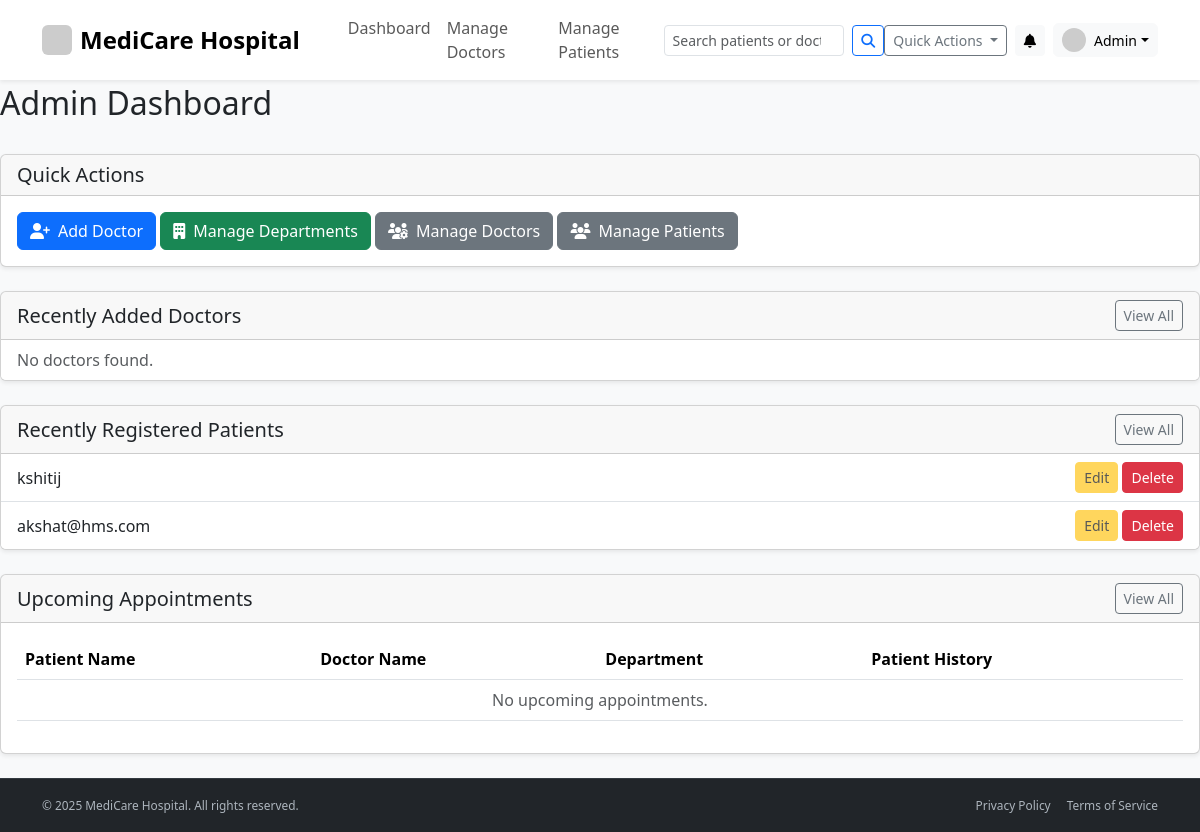
The app's page /admin/dashboard (signed in), older data.
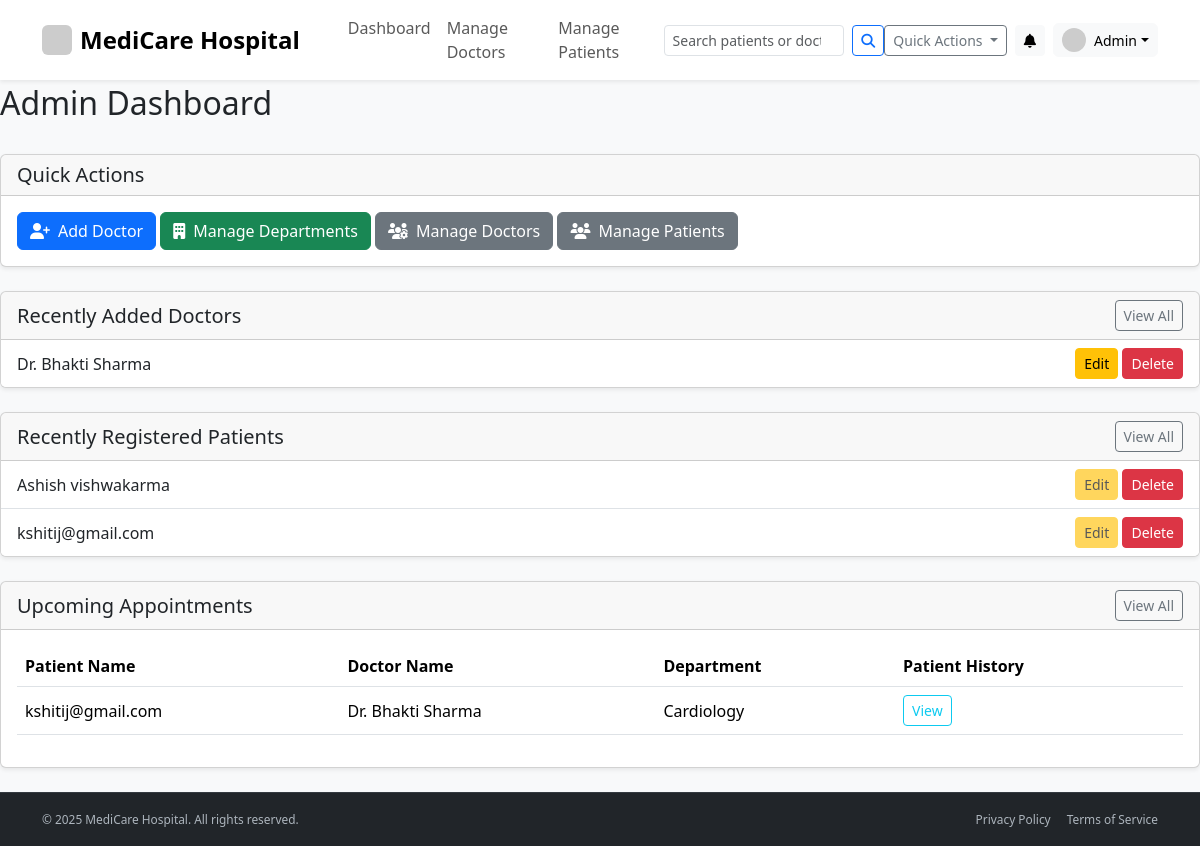
The same page, newer data.
### app/models.py (models this page shows, shortened)
class User(db.Model, UserMixin):
    __tablename__ = 'user'
    id = db.Column(db.Integer, primary_key=True)
    email = db.Column(db.String(120), unique=True, nullable=False)
    password_hash = db.Column(db.String(128), nullable=False)
    role = db.Column(db.String(10), nullable=False)  # 'admin', 'doctor', 'patient'
    created_at = db.Column(db.DateTime, default=datetime.utcnow)
    doctor_profile = db.relationship('DoctorProfile', backref='user', uselist=False, cascade="all, delete-orphan")
    patient_profile = db.relationship('PatientProfile', backref='user', uselist=False, cascade="all, delete-orphan")
    doctor_appointments = db.relationship('Appointment', foreign_keys='Appointment.doctor_id', backref='doctor', lazy=True)
    patient_appointments = db.relationship('Appointment', foreign_keys='Appointment.patient_id', backref='patient', lazy=True)
    availabilities = db.relationship('Availability', backref='doctor', lazy=True, cascade="all, delete-orphan")
    notifications = db.relationship('Notification', backref='user', lazy=True, cascade="all, delete-orphan")
    reviews_given = db.relationship('DoctorReview', foreign_keys='DoctorReview.patient_id', backref='patient', lazy=True)
    reviews_received = db.relationship('DoctorReview', foreign_keys='DoctorReview.doctor_id', backref='doctor', lazy=True)
    @property
    def password(self):
        raise AttributeError('password is not a readable attribute')

class PatientProfile(db.Model):
    __tablename__ = 'patient_profile'
    id = db.Column(db.Integer, primary_key=True)
    user_id = db.Column(db.Integer, db.ForeignKey('user.id'), nullable=False, unique=True)
    full_name = db.Column(db.String(100), nullable=False)
    date_of_birth = db.Column(db.Date)
    gender = db.Column(db.String(10))
    contact_number = db.Column(db.String(20))
    blood_group = db.Column(db.String(5))
    allergies = db.Column(db.Text)
    documents = db.relationship('MedicalDocument', backref='patient', lazy=True)

class DoctorProfile(db.Model):
    __tablename__ = 'doctor_profile'
    id = db.Column(db.Integer, primary_key=True)
    user_id = db.Column(db.Integer, db.ForeignKey('user.id'), nullable=False, unique=True)
    full_name = db.Column(db.String(100), nullable=False)
    department_id = db.Column(db.Integer, db.ForeignKey('department.id'), nullable=False)
    qualifications = db.Column(db.String(200))
    bio = db.Column(db.Text)

class Appointment(db.Model):
    __tablename__ = 'appointment'
    id = db.Column(db.Integer, primary_key=True)
    patient_id = db.Column(db.Integer, db.ForeignKey('user.id'), nullable=False)
    doctor_id = db.Column(db.Integer, db.ForeignKey('user.id'), nullable=False)
    appointment_datetime = db.Column(db.DateTime, nullable=False)
    status = db.Column(db.String(20), nullable=False, default='Booked') # Booked, Completed, Cancelled
    created_at = db.Column(db.DateTime, default=datetime.utcnow)
    treatment = db.relationship('Treatment', backref='appointment', uselist=False, cascade="all, delete-orphan")
    review = db.relationship('DoctorReview', backref='appointment', uselist=False, cascade="all, delete-orphan")

class Department(db.Model):
    __tablename__ = 'department'
    id = db.Column(db.Integer, primary_key=True)
    name = db.Column(db.String(100), unique=True, nullable=False)
    description = db.Column(db.Text)
    doctors = db.relationship('DoctorProfile', backref='department', lazy=True)

### app/routes/admin_routes.py (the view)
@admin_bp.route('/dashboard')
@login_required
def dashboard():
    if current_user.role != 'admin':
        flash('You are not authorized to access this page.', 'danger')
        return redirect(url_for('main.home'))
    doctors = User.query.filter_by(role='doctor').limit(5).all()
    patients = User.query.filter_by(role='patient').limit(5).all()
    upcoming_appointments = Appointment.query.filter(
        Appointment.status == 'Booked',
        Appointment.appointment_datetime >= datetime.now()
    ).order_by(Appointment.appointment_datetime.asc()).limit(5).all()
    return render_template(
        'admin/dashboard.html',
        title='Admin Dashboard',
        doctors=doctors,
        patients=patients,
        appointments=upcoming_appointments
    )

### app/templates/admin/dashboard.html
{% extends "layout.html" %}
{% block content %}
    <div class="d-flex justify-content-between align-items-center mb-4">
        <h2>Admin Dashboard</h2>
    </div>
    <div class="card shadow-sm mb-4">
        <div class="card-header">
            <h5 class="mb-0">Quick Actions</h5>
        </div>
        <div class="card-body">
            <a href="{{ url_for('admin.add_doctor') }}" class="btn btn-primary"><i class="fas fa-user-plus me-2"></i>Add Doctor</a>
            <a href="{{ url_for('admin.manage_departments') }}" class="btn btn-success"><i class="fas fa-building me-2"></i>Manage Departments</a>
            <a href="{{ url_for('admin.manage_doctors') }}" class="btn btn-secondary"><i class="fas fa-users-cog me-2"></i>Manage Doctors</a>
            <a href="{{ url_for('admin.manage_patients') }}" class="btn btn-secondary"><i class="fas fa-users me-2"></i>Manage Patients</a>
        </div>
    </div>
    <div class="card shadow-sm mb-4">
        <div class="card-header d-flex justify-content-between align-items-center">
            <h5 class="mb-0">Recently Added Doctors</h5>
            <a href="{{ url_for('admin.manage_doctors') }}" class="btn btn-sm btn-outline-secondary">View All</a>
        </div>
        <ul class="list-group list-group-flush">
            {% for doctor in doctors %}
            <li class="list-group-item d-flex justify-content-between align-items-center">
                Dr. {{ doctor.doctor_profile.full_name }}
                <div>
                    <a href="{{ url_for('admin.edit_doctor', user_id=doctor.id) }}" class="btn btn-sm btn-warning">Edit</a>
                    <form action="{{ url_for('admin.delete_doctor', user_id=doctor.id) }}" method="POST" class="d-inline" onsubmit="return confirm('Are you sure you want to delete this doctor?');">
                        <button type="submit" class="btn btn-sm btn-danger">Delete</button>
                    </form>
                </div>
            </li>
            {% else %}
            <li class="list-group-item text-muted">No doctors found.</li>
            {% endfor %}
        </ul>
    </div>
    <div class="card shadow-sm mb-4">
        <div class="card-header d-flex justify-content-between align-items-center">
            <h5 class="mb-0">Recently Registered Patients</h5>
            <a href="{{ url_for('admin.manage_patients') }}" class="btn btn-sm btn-outline-secondary">View All</a>
        </div>
        <ul class="list-group list-group-flush">
            {% for patient in patients %}
            <li class="list-group-item d-flex justify-content-between align-items-center">
                {{ patient.patient_profile.full_name }}
                <div>
                    <a href="#" class="btn btn-sm btn-warning disabled">Edit</a>
                    <form action="{{ url_for('admin.delete_patient', user_id=patient.id) }}" method="POST" class="d-inline" onsubmit="return confirm('Are you sure you want to delete this patient?');">
                        <button type="submit" class="btn btn-sm btn-danger">Delete</button>
                    </form>
                </div>
            </li>
            {% else %}
            <li class="list-group-item text-muted">No patients found.</li>
            {% endfor %}
        </ul>
    </div>
    <div class="card shadow-sm">
        <div class="card-header d-flex justify-content-between align-items-center">
            <h5 class="mb-0">Upcoming Appointments</h5>
            <a href="{{ url_for('admin.manage_appointments') }}" class="btn btn-sm btn-outline-secondary">View All</a>
        </div>
        <div class="card-body">
            <div class="table-responsive">
                <table class="table table-hover align-middle">
                    <thead>
                        <tr>
                            <th>Patient Name</th>
                            <th>Doctor Name</th>
                            <th>Department</th>
                            <th>Patient History</th>
                        </tr>
                    </thead>
                    <tbody>
                        {% for appt in appointments %}
                        <tr>
                            <td>{{ appt.patient.patient_profile.full_name }}</td>
                            <td>Dr. {{ appt.doctor.doctor_profile.full_name }}</td>
                            <td>{{ appt.doctor.doctor_profile.department.name }}</td>
                            <td>
                                <a href="#" class="btn btn-sm btn-outline-info">View</a>
                            </td>
                        </tr>
                        {% else %}
                        <tr>
                            <td colspan="4" class="text-center text-muted">No upcoming appointments.</td>
                        </tr>
                        {% endfor %}
                    </tbody>
                </table>
            </div>
        </div>
    </div>
{% endblock content %}

Row changes from the older to the newer data that the page shows:
removed User: patient_profile.full_name "kshitij", shown under "Recently Registered Patients"
removed User: patient_profile.full_name "akshat@hms.com", shown under "Recently Registered Patients"
added User: doctor_profile.full_name "Bhakti Sharma", shown under "Recently Added Doctors"
added User: patient_profile.full_name "Ashish vishwakarma", shown under "Recently Registered Patients"
added User: patient_profile.full_name "kshitij@gmail.com", shown under "Recently Registered Patients"
added Appointment: patient.patient_profile.full_name "kshitij@gmail.com", doctor.doctor_profile.full_name "Bhakti Sharma", doctor.doctor_profile.department.name "Cardiology"
Text that changed along with them:
text no longer shown: "No doctors found. No upcoming appointments."
